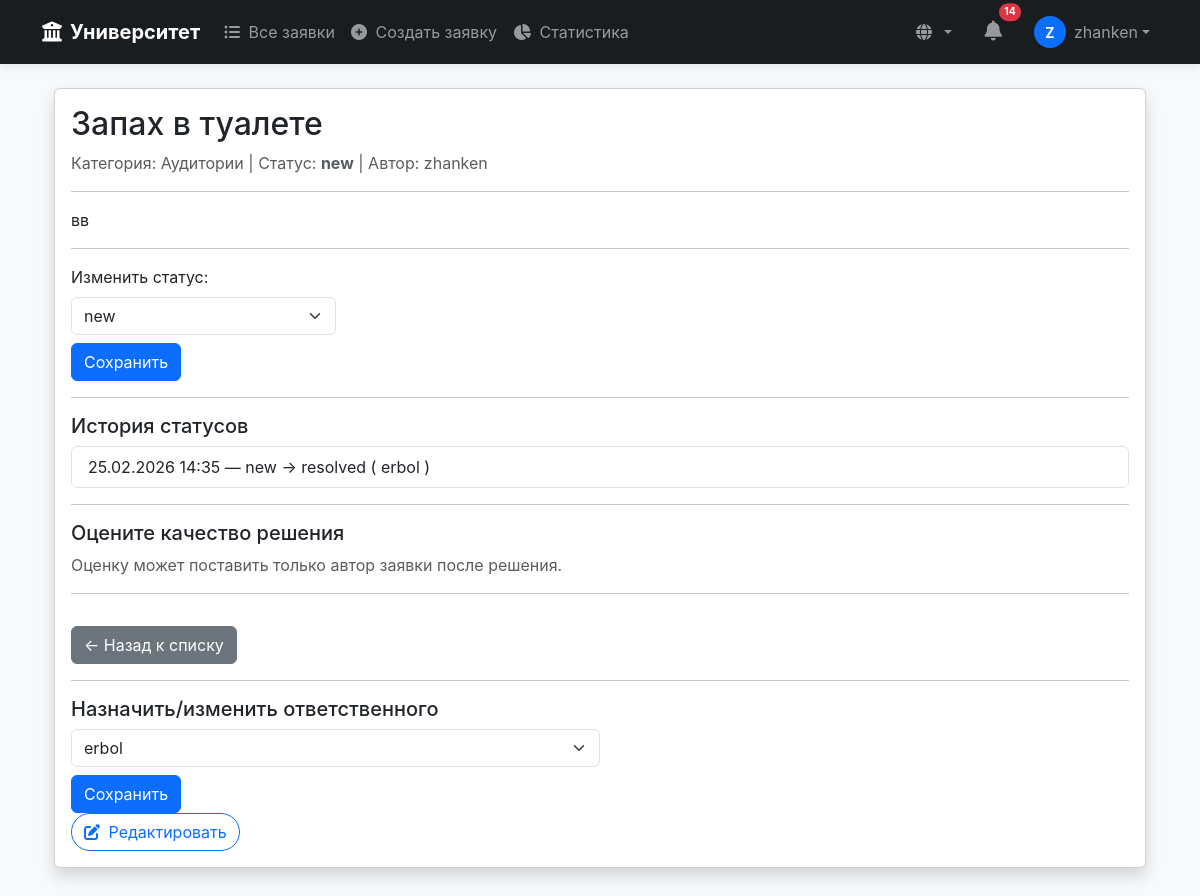
/23/ (signed in), run on an earlier commit of the app's database.
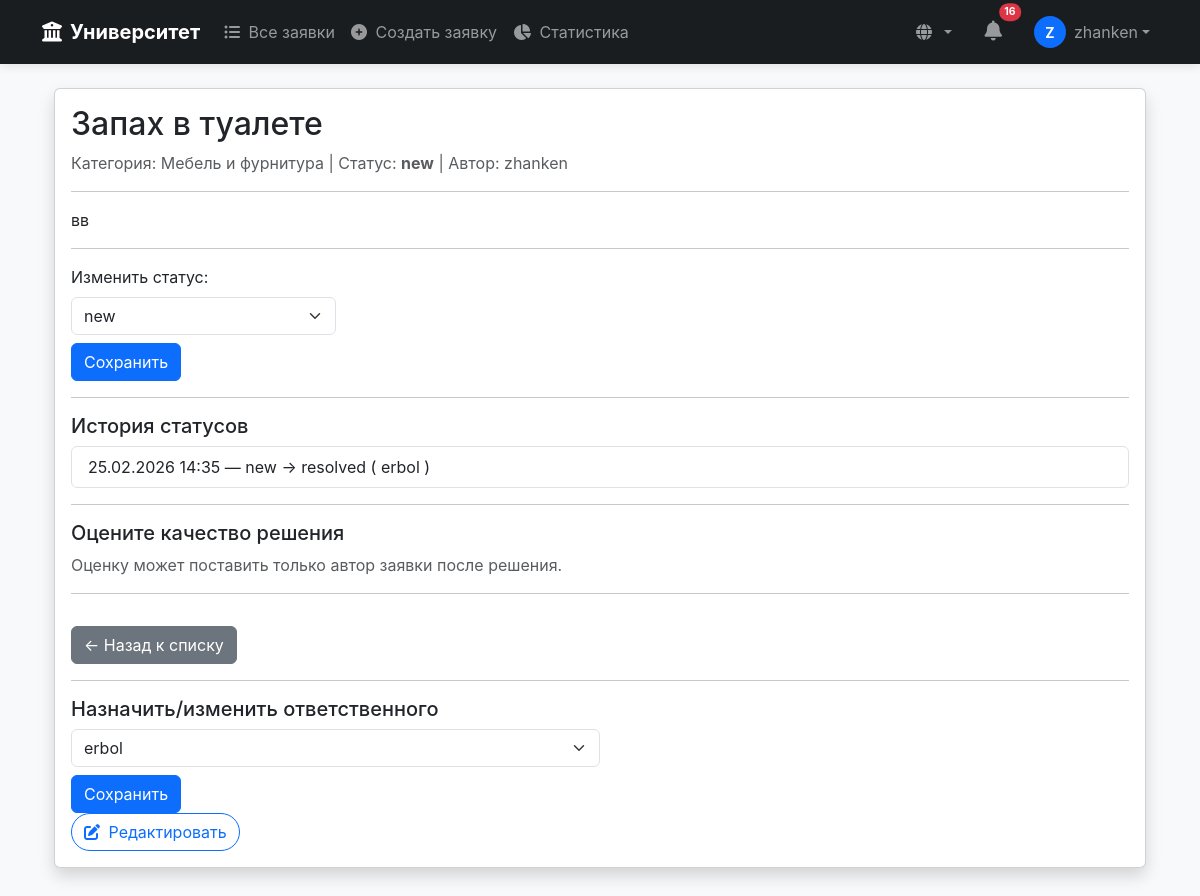
And on a later commit of the database.
### issues/models.py (models this page shows, shortened)
class Problem(models.Model):
    STATUS_NEW = 'new'
    STATUS_IN_PROGRESS = 'in_progress'
    STATUS_RESOLVED = 'resolved'      # рекомендуется заменить 'done' на 'resolved'
    STATUS_CLOSED = 'closed'
    STATUS_CHOICES = [
        (STATUS_NEW, _('Новый')),
        (STATUS_IN_PROGRESS, _('В работе')),
        (STATUS_RESOLVED, _('Решено')),
        (STATUS_CLOSED, _('Закрыто')),
    ]
    title = models.CharField(max_length=200, verbose_name=_("Название"))
    description = models.TextField(verbose_name=_("Описание"))
    category = models.ForeignKey(
        Category,
        on_delete=models.PROTECT,
        null=False,
        blank=False,
        verbose_name=_("Категория"),
        related_name="problems"
    )
    status = models.CharField(
        max_length=20,
        choices=STATUS_CHOICES,
        default=STATUS_NEW,
        verbose_name=_("Статус")
    )
    image = models.ImageField(
        upload_to='problem_images/',
        null=True,
        blank=True,
        verbose_name=_("Изображение")
    )
    author = models.ForeignKey(
        settings.AUTH_USER_MODEL,
        related_name='problems',
        on_delete=models.CASCADE,
        verbose_name=_("Автор")
    )
    assigned_to = models.ForeignKey(
        'auth.User',
        on_delete=models.SET_NULL,
        null=True,
        blank=True,
        related_name='assigned_problems',
        verbose_name=_("Ответственный сотрудник"),
        help_text=_("Сотрудник, назначенный на выполнение заявки")
    )
    assigned_at = models.DateTimeField(null=True, blank=True, verbose_name=_("Дата назначения"))
    resolved_by = models.ForeignKey(
        'auth.User',
        on_delete=models.SET_NULL,
        null=True,
        blank=True,
        related_name='resolved_problems',
        verbose_name=_("Решил проблему"),
        help_text=_("Сотрудник, который перевёл заявку в resolved/closed")
    )
    rating = models.PositiveSmallIntegerField(
        null=True,
        blank=True,
        choices=[(i, str(i)) for i in range(1, 6)],
        verbose_name=_("Оценка качества решения"),
        help_text=_("Оцените от 1 до 5, как была решена проблема")
    )
    review_text = models.TextField(
        blank=True,
        verbose_name=_("Отзыв"),
        help_text=_("Ваш комментарий к оценке (необязательно)")
    )
    rated_at = models.DateTimeField(null=True, blank=True, verbose_name=_("Дата оценки"))
    rated_by = models.ForeignKey(
        'auth.User',
        on_delete=models.SET_NULL,
        null=True,
        blank=True,
        related_name='rated_problems',
        verbose_name=_("Оценил")
    )
    created_at = models.DateTimeField(auto_now_add=True, verbose_name=_("Дата создания"))
    updated_at = models.DateTimeField(auto_now=True, verbose_name=_("Дата обновления"))
    last_updated_at = models.DateTimeField(auto_now=True, verbose_name=_("Последнее обновление"))
    class Meta:
        verbose_name = _("Заявка")
        verbose_name_plural = _("Заявки")
        ordering = ['-created_at']

class Category(models.Model):
    name = models.CharField(max_length=100, unique=True, verbose_name=_("Название"))
    slug = models.SlugField(max_length=120, unique=True, blank=True)
    description = models.TextField(blank=True, verbose_name=_("Описание"))
    icon = models.CharField(max_length=50, blank=True, verbose_name=_("Иконка"))
    order = models.PositiveSmallIntegerField(default=0, verbose_name=_("Порядок"))
    class Meta:
        verbose_name = _("Категория")
        verbose_name_plural = _("Категории")
        ordering = ['order', 'name']
    def __str__(self):
        return self.name

### issues/views.py (the view, shortened to what this page needs)
# urls.py: path('<int:pk>/', views.problem_detail, name='problem_detail'),
@login_required
def problem_detail(request, pk):
    problem = get_object_or_404(Problem, pk=pk)
    if not request.user.is_staff and problem.author != request.user:
        return redirect('issues:problem_list')
    can_rate = (
        problem.author == request.user
        and problem.rating is None
        and problem.status in ['resolved', 'closed']
    )
    if request.method == 'POST' and 'rating_submit' in request.POST:
        print("[DEBUG] Получен POST-запрос на оценку")
        print("[DEBUG] Данные POST:", request.POST)
        rating_str = request.POST.get('rating')
        review = request.POST.get('review_text', '').strip()
        if rating_str and can_rate:
            try:
                rating = int(rating_str)
                if 1 <= rating <= 5:
                    problem.refresh_from_db()
                    if problem.rating is None:
                        problem.rating = rating
                        problem.review_text = review
                        problem.rated_at = timezone.now()
                        problem.rated_by = request.user
                        problem.save()
                        messages.success(request, f"Спасибо! Вы поставили оценку {rating} ★")
                        return redirect('issues:problem_detail', pk=pk)
                        print(f"[DEBUG] Успешно сохранено: rating={problem.rating}, review='{problem.review_text}'")
                        messages.success(request, f"Спасибо! Вы поставили оценку {rating} ★")
                    else:
                        print("[DEBUG] Оценка уже была")
                        messages.warning(request, "Вы уже оценили эту заявку")
                else:
                    messages.error(request, "Оценка должна быть от 1 до 5")
            except ValueError:
                messages.error(request, "Неверный формат оценки")
        else:
            messages.error(request, "Ошибка: оценка не указана или недостаточно прав")
    else:
        print("[DEBUG] Запрос не POST или нет rating_submit")
    problem.refresh_from_db()
    if problem.category:
        staff_list = User.objects.filter(
            is_staff=True,
            staff_profile__categories=problem.category
        ).order_by('username')
    else:
        staff_list = User.objects.filter(is_staff=True).order_by('username')
    can_take = False
    category_warning = False
    context = {
        'problem': problem,
        'can_rate': can_rate,
        'staff_list': staff_list,
        'can_take': can_take,
        'category_warning': category_warning,
    }
    return render(request, 'issues/problem_detail.html', context)

### issues/context_processors.py (called while the page is built)
def notifications_processor(request):
    unread_count = 0
    if request.user.is_authenticated:
        unread_count = request.user.notifications.filter(is_read=False).count()
    return {'unread_notifications': unread_count}

### issues/templatetags/custom_tags.py (called while the page is built)
@register.filter
def translate_notification(notif):
    if notif.message_key and notif.message_key in NOTIFICATION_MESSAGES:
        template_str = NOTIFICATION_MESSAGES[notif.message_key]
        params = dict(notif.message_params)
        if "status" in params:
            params["status"] = STATUS_TRANSLATIONS.get(params["status"], params["status"])
        return str(template_str) % params if params else str(template_str)
    return notif.message  # fallback для старых записей

### issues/templates/issues/problem_detail.html (shortened to what the changed rows need)
{% extends 'issues/base.html' %}
{% load i18n %}
{% block content %}
<div class="container mt-4">
    <div class="card shadow">
        <div class="card-body">
            <h2 class="card-title">{{ problem.title }}</h2>
            <p class="text-muted">
                {% trans "Категория" %}: {{ problem.category }} |
                {% trans "Статус" %}: <strong>{{ problem.status }}</strong> |
                {% trans "Автор" %}: {{ problem.author.username }}
            </p>
            <hr>
            <p class="card-text">
                {{ problem.description }}
            </p>
            {% if user.is_staff %}
                <hr>
                <form method="post" action="{% url 'issues:change_problem_status' problem.id %}">
                    <label class="form-label">{% trans "Изменить статус:" %}</label>
                    <select name="status" class="form-select w-25">
                        <option value="new"        {% if problem.status == 'new'        %}selected{% endif %}>{% trans "new" %}</option>
                    </select>
                    <button type="submit" class="btn btn-primary mt-2">
                        {% trans "Сохранить" %}
                    </button>
                </form>
            {% endif %}
            <hr>
            <h5>{% trans "История статусов" %}</h5>
            <ul class="list-group">
                {% for history in problem.status_history.all %}
                    <li class="list-group-item">
                    </li>
                {% empty %}
                    <li class="list-group-item text-muted">
                        {% trans "История пока отсутствует" %}
                    </li>
                {% endfor %}
            </ul>
            <hr>
            <h5>{% trans "Оцените качество решения" %}</h5>
            {% if can_rate %}
                <form method="post">
                    {% csrf_token %}
                    <div class="mb-3">
                        <label class="form-label">{% trans "Ваша оценка (1–5)" %}</label>
                        <select name="rating" class="form-select w-25" required>
                            <option value="">{% trans "Выберите оценку" %}</option>
                            <option value="1">1 ★</option>
                            <option value="2">2 ★★</option>
                            <option value="3">3 ★★★</option>
                            <option value="4">4 ★★★★</option>
                            <option value="5">5 ★★★★★</option>
                        </select>
                    </div>
                    <div class="mb-3">
                        <label class="form-label">{% trans "Отзыв (опционально)" %}</label>
                        <textarea name="review_text" class="form-control" rows="3" placeholder="{% trans 'Ваш комментарий...' %}"></textarea>
                    </div>
                    <button type="submit" name="rating_submit" class="btn btn-success mt-3">
                        {% trans "Отправить оценку" %}
                    </button>
                </form>
            {% else %}
                <p class="text-muted">{% trans "Оценку может поставить только автор заявки после решения." %}</p>
            {% endif %}
            <hr>
            <a href="{% url 'issues:problem_list' %}" class="btn btn-secondary mt-3">
                ← {% trans "Назад к списку" %}
            </a>
            {% if user.is_superuser %}
                <hr>
                <h5>{% trans "Назначить/изменить ответственного" %}</h5>
                <form method="post" action="{% url 'issues:assign_staff' problem.pk %}">
                    <select name="assigned_to" class="form-select w-50">
                        {% for staff in staff_list %}
                            <option value="{{ staff.id }}" {% if problem.assigned_to == staff %}selected{% endif %}>
                                {{ staff.username }}
                            </option>
                        {% endfor %}
                    </select>
                    <button type="submit" class="btn btn-primary mt-2">{% trans "Сохранить" %}</button>
                </form>
            {% endif %}
            {% if user == problem.author or user.is_staff %}
    <a href="{% url 'issues:problem_edit' problem.pk %}" class="btn btn-outline-primary rounded-pill">
        <i class="fas fa-edit me-1"></i> {% trans "Редактировать" %}
    </a>
{% endif %}
        </div>
    </div>
</div>
{% endblock %}

### issues/templates/issues/base.html (shortened to what this page needs)
<!DOCTYPE html>
{% load i18n %}
{% load custom_tags %}
<html lang="en">
<head>
    <link rel="stylesheet" href="https://cdn.jsdelivr.net/npm/bootstrap@5.3.2/dist/css/bootstrap.min.css">
    <link rel="stylesheet" href="https://cdnjs.cloudflare.com/ajax/libs/font-awesome/6.4.2/css/all.min.css">
</head>
<body>
<nav class="navbar navbar-expand-lg navbar-dark sticky-top">
    <div class="container">
        <a class="navbar-brand fw-bold" href="{% url 'issues:home' %}">
            <i class="fas fa-university me-2"></i>{% trans "Университет" %}
        </a>
        <div class="collapse navbar-collapse" id="navbarNav">
            <ul class="navbar-nav me-auto">
                <li class="nav-item">
                    <a class="nav-link" href="{% url 'issues:problem_list' %}">
                        <i class="fas fa-list-ul me-1"></i> {% trans "Все заявки" %}
                    </a>
                </li>
                <li class="nav-item">
                    <a class="nav-link" href="{% url 'issues:problem_create' %}">
                        <i class="fas fa-plus-circle me-1"></i> {% trans "Создать заявку" %}
                    </a>
                </li>
                {% if user.is_staff %}
                <li class="nav-item">
                    <a class="nav-link" href="{% url 'issues:statistics' %}">
                        <i class="fas fa-chart-pie me-1"></i> {% trans "Статистика" %}
                    </a>
                </li>
                {% endif %}
            </ul>
            <ul class="navbar-nav ms-auto align-items-center">
                <li class="nav-item dropdown me-3">
                    <a class="nav-link dropdown-toggle" href="#" id="langMenu" data-bs-toggle="dropdown">
                        <i class="fas fa-globe me-1"></i>
                    </a>
    {% get_current_language as CURRENT_LANG %}
    {% get_available_languages as LANGUAGES %}
                </li>
                {% if user.is_authenticated %}
                <li class="nav-item dropdown me-3">
                    <a class="nav-link position-relative" href="#" id="notifMenu" data-bs-toggle="dropdown">
                        <i class="fas fa-bell fs-5"></i>
                        {% if unread_notifications > 0 %}
                            <span class="position-absolute top-0 start-100 translate-middle badge rounded-pill bg-danger badge-notification">
                                {{ unread_notifications }}
                            </span>
                        {% endif %}
                    </a>
                </li>
                <li class="nav-item dropdown">
                    <a class="nav-link dropdown-toggle d-flex align-items-center" href="#" data-bs-toggle="dropdown">
                        <div class="bg-primary rounded-circle d-flex align-items-center justify-content-center me-2" style="width: 32px; height: 32px;">
                            <span class="text-white small fw-bold">{{ user.username|slice:":1"|upper }}</span>
                        </div>
                        <span class="d-none d-md-inline">{{ user.username }}</span>
                    </a>
                </li>
                {% endif %}
            </ul>
        </div>
    </div>
</nav>
<div class="container mt-4 pb-5">
    {% block content %}{% endblock %}
</div>
</body>
</html>

What changed in the data, as far as the page shows it:
changed through a linked row, Problem "Запах в туалете": category "Аудитории" → "Мебель и фурнитура"
Also different on the page:
{{ unread_notifications }}: "14" → "16"
